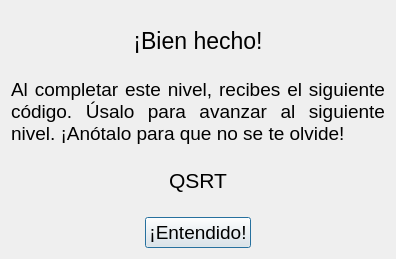
<?xml version="1.0" encoding="UTF-8"?>
<ui version="4.0">
 <class>Win1</class>
 <widget class="QDialog" name="Win1">
  <property name="geometry">
   <rect>
    <x>0</x>
    <y>0</y>
    <width>396</width>
    <height>259</height>
   </rect>
  </property>
  <property name="windowTitle">
   <string>Dialog</string>
  </property>
  <layout class="QVBoxLayout" name="verticalLayout_2">
   <item>
    <layout class="QVBoxLayout" name="verticalLayout">
     <item>
      <widget class="QLabel" name="title">
       <property name="font">
        <font>
         <pointsize>17</pointsize>
        </font>
       </property>
       <property name="text">
        <string>&lt;html&gt;&lt;head/&gt;&lt;body&gt;&lt;p align=&quot;center&quot;&gt;¡Bien hecho!&lt;/p&gt;&lt;/body&gt;&lt;/html&gt;</string>
       </property>
      </widget>
     </item>
     <item>
      <widget class="QLabel" name="mensaje">
       <property name="font">
        <font>
         <pointsize>14</pointsize>
        </font>
       </property>
       <property name="text">
        <string>&lt;html&gt;&lt;head/&gt;&lt;body&gt;&lt;p align=&quot;justify&quot;&gt;Al completar este nivel, recibes el siguiente código. Úsalo para avanzar al siguiente nivel. ¡Anótalo para que no se te olvide!&lt;/p&gt;&lt;/body&gt;&lt;/html&gt;</string>
       </property>
       <property name="wordWrap">
        <bool>true</bool>
       </property>
      </widget>
     </item>
     <item>
      <widget class="QLabel" name="codigo">
       <property name="font">
        <font>
         <pointsize>16</pointsize>
        </font>
       </property>
       <property name="text">
        <string>&lt;html&gt;&lt;head/&gt;&lt;body&gt;&lt;p align=&quot;center&quot;&gt;QSRT&lt;/p&gt;&lt;/body&gt;&lt;/html&gt;</string>
       </property>
      </widget>
     </item>
    </layout>
   </item>
   <item alignment="Qt::AlignHCenter">
    <widget class="QPushButton" name="ok">
     <property name="font">
      <font>
       <pointsize>14</pointsize>
      </font>
     </property>
     <property name="text">
      <string>¡Entendido!</string>
     </property>
    </widget>
   </item>
  </layout>
 </widget>
 <resources/>
 <connections>
  <connection>
   <sender>ok</sender>
   <signal>clicked()</signal>
   <receiver>Win1</receiver>
   <slot>close()</slot>
   <hints>
    <hint type="sourcelabel">
     <x>194</x>
     <y>142</y>
    </hint>
    <hint type="destinationlabel">
     <x>200</x>
     <y>92</y>
    </hint>
   </hints>
  </connection>
 </connections>
</ui>
